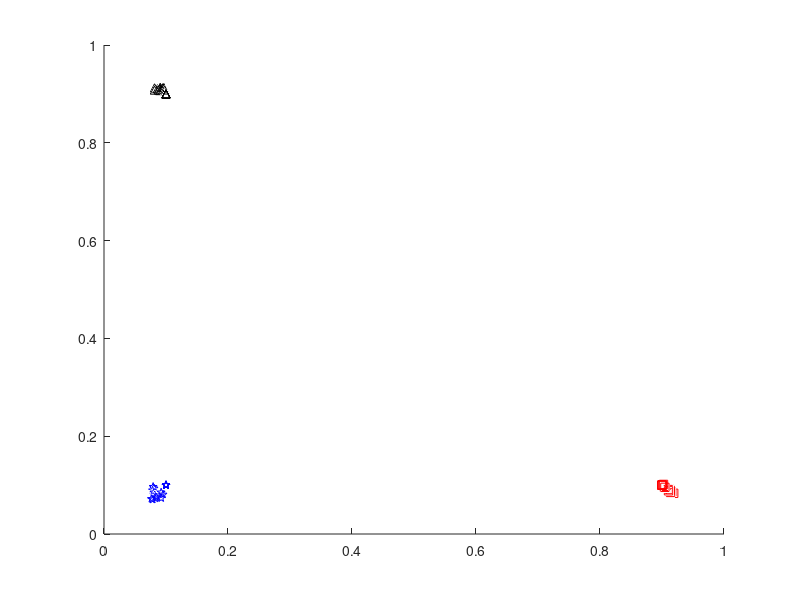

MATLAB code for this plot:
% Learn to classify three dial tones (1, 5, and 9) using three neurons,
% sigmoid activation and least squares fitting
%
% Samuli Siltanen February 2021
clear all;
close all;

% Graphical parameters
fsize = 16;
msize = 20;
msize2 = 10;

% Load data that was prepared in the routine DialSoundFFT_dataprepareC.m
load data/tensounds_matrices s1mat  s5mat  s9mat  sf N K

% Build a matrix containing samples of training data as columns: digit 1, digit 5 and digit 9 in this order
Ntrain = 5; % How many samples of each dial tone to use
X = [s1mat(:,1:Ntrain),s5mat(:,1:Ntrain),s9mat(:,1:Ntrain)];

% Build a big matrix containing samples of all the data as columns: digit 1, digit 5 and digit 9 in this order
Xall = [s1mat,s5mat,s9mat];


%% Preprocess data for learning by calculating FFTs 

% Fast Fourier transform applied to columns, with appropriate fftshift
% placing zero frequency to the middle of the vector
FX = fftshift(fft(X),1);
FXall = fftshift(fft(Xall),1);

% Crop the FFTs to the part where the information is. This is a kind of
% dimension reduction. Due to symmetry with respect to the middle of the
% vector, we only take elements from the second half of the vector. 
ind1 = round(.513*size(FX,1));
ind2 = round(.538*size(FX,1));
FX = FX(ind1:ind2,:);
FXall = FXall(ind1:ind2,:);

% Take absolute value of the complex-valued FFTs
FX = abs(FX);
len = size(FX,1);
FXall = abs(FXall);

% Look at the FFTs. Note the seven spike locations at the frequencies used
% in the dial tone system (see https://onlinetonegenerator.com/dtmf.html)
figure(1)
clf
for iii = 1:3
    subplot(3,1,iii)
    plot(FX(:,(iii-1)*Ntrain+[1:Ntrain]),'r')
    xlim([1 len])
    set(gca,'xticklabel',{})
    set(gca,'yticklabel',{})
    box off
    pbaspect([8 1 1])
end

%% Learning by least squares

% Determine length of data vector and number of Training sample
L = size(FX,1);
N = size(FX,2);

% We consider a very simple neural network with only three neurons in one 
% layer. This is the equation of this layer
%
% S(Ax+b) = y
% 
% where S(v) = 1/(1+exp(-v)) is the sigmoid activation function computed element-wise
% A is 3xL weight matrix
% x is Lx1 input vector (FFT of the input signals)
% b is 3x1 bias vector
% y is 3x1 output vector

% We wish to have the following output:
% Dial tone 1: output y1 = [ 1   0   0 ]^T
% Dial tone 5: output y5 = [ 0   1   0 ]^T
% Dial tone 9: output y9 = [ 0   0   1 ]^T

% since the sigmoid function S(v): R --> ]0,1[, we will require the outputs
% to be around 0.9 and 0.1, so in practice we will admit

% Dial tone 1: output y1 = [ 0.9   0.1   0.1 ]^T
% Dial tone 5: output y5 = [ 0.1   0.9   0.1 ]^T
% Dial tone 9: output y9 = [ 0.1   0.1   0.9 ]^T
outputHigh=0.9;
outputlow=0.1;

y1= [outputHigh*ones(Ntrain,1) outputlow*ones(Ntrain,1) outputlow*ones(Ntrain,1)];
y5= [outputlow*ones(Ntrain,1) outputHigh*ones(Ntrain,1) outputlow*ones(Ntrain,1)];
y9= [outputlow*ones(Ntrain,1) outputlow*ones(Ntrain,1) outputHigh*ones(Ntrain,1)];

% build a single output matrix by stacking the outputs of digit 1, 5, and 9 in this order
Y=[y1;y5;y9];

% We can train this network using Least squares 

%  S(Ax+b)=y    <=>  Ax+b = S^{-1}(y)
% where  S^{-1} is the inverse sigmoid function.

% Least square equation

% |  [ FFT_1^T ]  1  |   |  [     ]  |   |  [  ~y_1  ]  |
% |  [ FFT_2^T ]  1  |   |  [ A^T ]  |   |  [  ~y_1  ]  |
% |       ...        | * |  [     ]  | = |      ...     |
% |       ...        |   |  [     ]  |   |      ...     |
% |  [ FFT_N^T ]  1  |   |    b^T    |   |  [  ~y_N  ]  |
%
% where  ~y_i = S^{-1}(y_i)
%
%  Lets define the matrices as follows
%    E_{N x (L+1)}   *   P_{ L+1 x 3 } =  Y_tilde{ N x 3 }

% build matrices E and Y_tilde from training set: digit 1, 5, 9 in this order

E=[FX.' ones(N,1)];
Y_tilde= -log(1./Y - 1);  % inverse sigmoid function applied to Y

% solve least Squares using the pseudo inverse
P=pinv(E)*Y_tilde;

% extract A and b from matrix P

A=P(1:end-1,:)';
b=P(end,:)';

%% Check the result visually
figure(1)
clf
hold on

% run the newtowk for all input data  FXall.

for ii=1:size(FXall,2)
    y=A*FXall(:,ii)+b;
    % apply sigmoid activation function S
    y = 1./(1+exp(-y));
    
    % Plot classifications of dial tones: digit 1 (red), digit 5 (black),
    % digit 9 (blue)
    
    if ii<=19
        color='rs';
    elseif ii<=19*2
        color='k^';
    else
        color='bp';
    end
    plot3(y(1),y(2),y(3),color)
end









